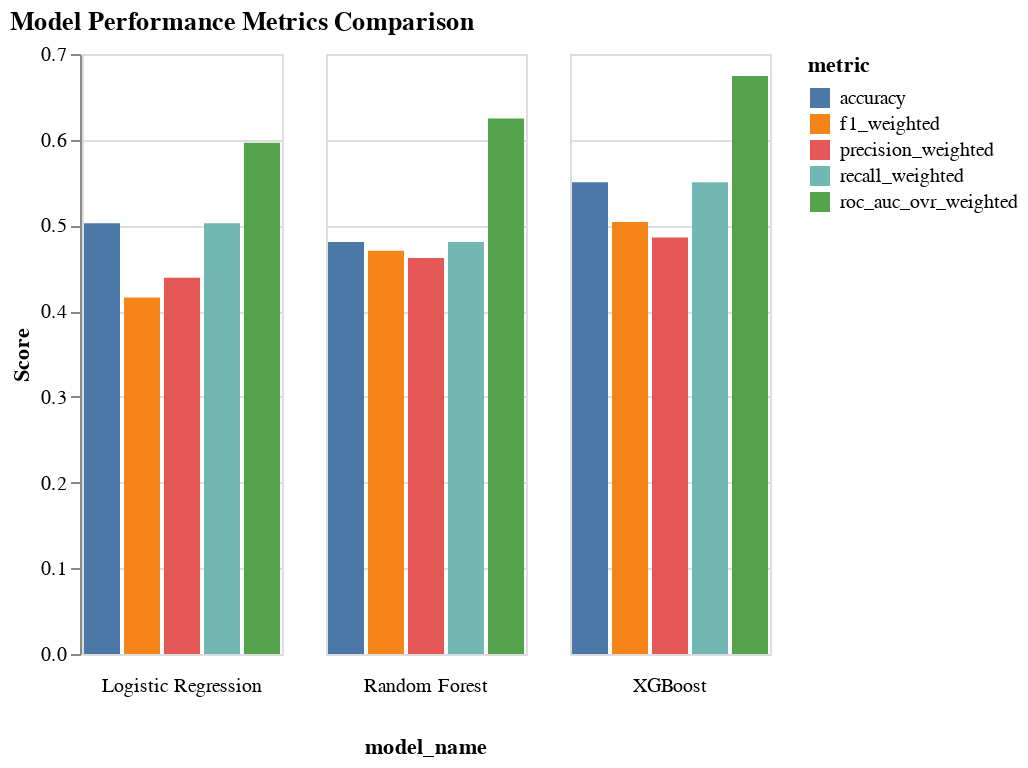

This figure's notebook cell:
### Code cell
# prompt: Using dataframe results_display_df: suggest a plot

import altair as alt
import pandas as pd

# Melt the DataFrame to long format for Altair
melted_results = results_display_df.melt('model_name', var_name='metric', value_name='score')

# Create the grouped bar chart
chart = alt.Chart(melted_results).mark_bar().encode(
    # Set x-axis to metric, colored by metric
    x=alt.X('metric', axis=None),
    # Set y-axis to the score value
    y=alt.Y('score', title='Score'),
    # Color the bars by metric
    color='metric',
    # Column by model_name for grouping
    column=alt.Column('model_name', header=alt.Header(titleOrient="bottom", labelOrient="bottom")),
    # Add tooltips for interactivity
    tooltip=['model_name', 'metric', 'score']
).properties(
    title='Model Performance Metrics Comparison'
)

# Display the chart
chart

### Figure 1 — Vega-Lite specification as saved in the notebook (floating-point values rounded to 4 significant figures)
{"config": {"view": {"continuousWidth": 300, "continuousHeight": 300}}, "data": {"name": "data-adbb816e711b2264caf60eccc372e65a"}, "mark": {"type": "bar"}, "encoding": {"color": {"field": "metric", "type": "nominal"}, "column": {"field": "model_name", "header": {"labelOrient": "bottom", "titleOrient": "bottom"}, "type": "nominal"}, "tooltip": [{"field": "model_name", "type": "nominal"}, {"field": "metric", "type": "nominal"}, {"field": "score", "type": "quantitative"}], "x": {"axis": null, "field": "metric", "type": "nominal"}, "y": {"field": "score", "title": "Score", "type": "quantitative"}}, "title": "Model Performance Metrics Comparison", "$schema": "https://vega.github.io/schema/vega-lite/v5.20.1.json", "datasets": {"data-adbb816e711b2264caf60eccc372e65a": [{"model_name": "XGBoost", "metric": "accuracy", "score": 0.5505}, {"model_name": "Random Forest", "metric": "accuracy", "score": 0.4807}, {"model_name": "Logistic Regression", "metric": "accuracy", "score": 0.5027}, {"model_name": "XGBoost", "metric": "precision_weighted", "score": 0.486}, {"model_name": "Random Forest", "metric": "precision_weighted", "score": 0.462}, {"model_name": "Logistic Regression", "metric": "precision_weighted", "score": 0.439}, {"model_name": "XGBoost", "metric": "recall_weighted", "score": 0.5505}, {"model_name": "Random Forest", "metric": "recall_weighted", "score": 0.4807}, {"model_name": "Logistic Regression", "metric": "recall_weighted", "score": 0.5027}, {"model_name": "XGBoost", "metric": "f1_weighted", "score": 0.504}, {"model_name": "Random Forest", "metric": "f1_weighted", "score": 0.4705}, {"model_name": "Logistic Regression", "metric": "f1_weighted", "score": 0.4158}, {"model_name": "XGBoost", "metric": "roc_auc_ovr_weighted", "score": 0.6744}, {"model_name": "Random Forest", "metric": "roc_auc_ovr_weighted", "score": 0.6249}, {"model_name": "Logistic Regression", "metric": "roc_auc_ovr_weighted", "score": 0.5966}]}}
